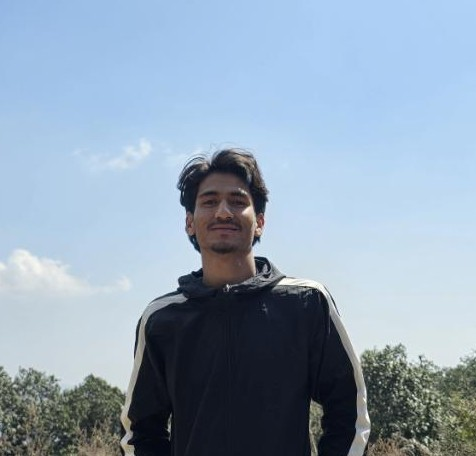
#> input picture semester-5/ip/lab/img/prakash.jpg, 476 x 456 px
$ jupyter execute 'Lab 4 - Logic Operations.ipynb'
#> lines starting #> are read from the running program, lines starting #| are printed output that depends on the picture; after the words box and inside, x2 and y2 are one past the last pixel; in counts of white or black regions, pixels touching at a corner belong together
<a href="https://colab.research.google.com/github/gunjanak/Digital_Image_processing/blob/main/1_Logic_operators.ipynb" target="_parent"></a>

# Theory

Logical operators are fundamental tools in digital image processing, enabling pixel-wise manipulation of images. The most common logical operations include AND, OR, and XOR, which are applied to corresponding pixels of two images. These operations are particularly useful for tasks such as masking, image blending, and feature extraction.

Let $A(x, y)$ and $B(x, y)$ represent the pixel values at position $(x, y)$ in two grayscale images.

- **AND Operation:**
    $$
    C(x, y) = A(x, y) \land B(x, y)
    $$
    Produces a result where a pixel is set only if the corresponding pixels in both input images are set. This is useful for extracting common features between two images.

- **OR Operation:**
    $$
    C(x, y) = A(x, y) \lor B(x, y)
    $$
    Produces a result where a pixel is set if the corresponding pixel in either input image is set. This operation is useful for combining features from both images.

- **XOR Operation:**
    $$
    C(x, y) = A(x, y) \oplus B(x, y)
    $$
    Produces a result where a pixel is set if the corresponding pixels in the input images are different. This highlights differences between two images.

Before applying these operations, images are typically converted to grayscale and resized to ensure they have the same dimensions. The operations are performed using NumPy arrays for efficient computation, and the results are converted back to image format for visualization.

[cell 1]
#import libraries
import numpy as np
from PIL import Image
import matplotlib.pyplot as plt

[cell 2]
#read the image
# reading image and converting to gray scale
img = Image.open('img/prakash.jpg').convert('L')
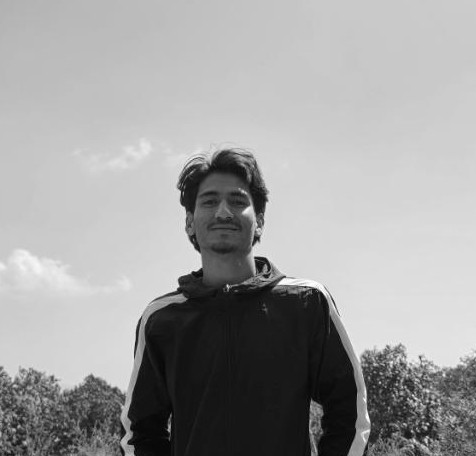
#> img: PIL image 476x456 L; min 1, max 255, mean 159.2
# display image
img

[cell 3]
img = img.resize((400,400), Image.Resampling.LANCZOS)
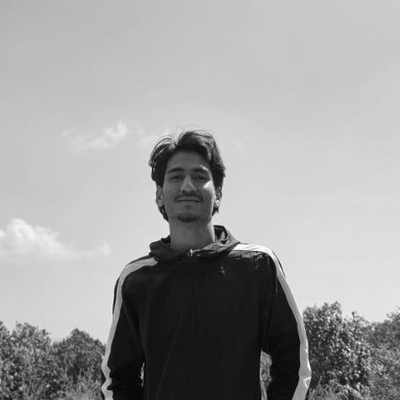
#> img: PIL image 400x400 L; min 0, max 255, mean 159.2
# convert to numpy array
numpy_image = np.array(img)

[cell 4]
#read the image
# reading image and converting to gray scale
img2 = Image.open('img/tiger.png').convert('L')
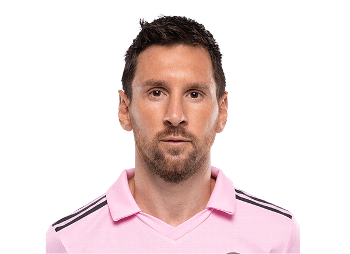
#> input picture semester-5/ip/lab/img/tiger.png, 350 x 254 px
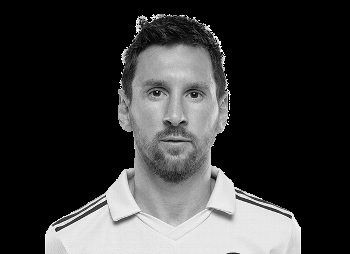
#> img2: PIL image 350x254 L; min 0, max 255, mean 57.7
# display image
img2

[cell 5]
img2 = img2.resize((400,400), Image.Resampling.LANCZOS)
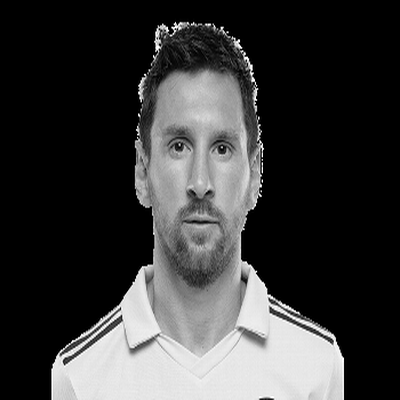
#> img2: PIL image 400x400 L; min 0, max 255, mean 57.8
# convert to numpy array
numpy_image2 = np.array(img2)

[cell 6]
# Logic AND
aa = numpy_image*numpy_image2
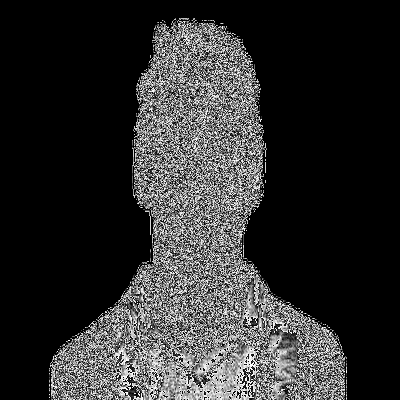
#> aa: shape (400, 400); min 0, max 255, mean 46.9
aa = Image.fromarray(aa)
aa = aa.convert("L")
aa

[cell 7]
# Logic OR
aa = numpy_image+numpy_image2
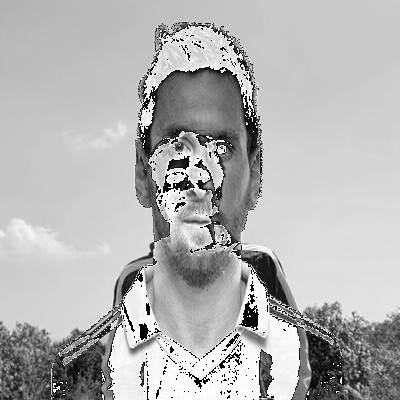
#> aa: shape (400, 400); min 0, max 255, mean 179.5
aa = Image.fromarray(aa)
aa = aa.convert("L")
aa

[cell 8]
#XOR
aa = np.logical_xor(numpy_image, numpy_image2)
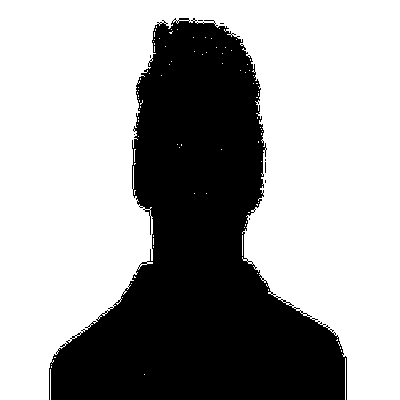
#> aa: shape (400, 400) bool; 64% white; 9 black regions (8 under 20 px), largest, box (x1, y1, x2, y2) and area: (49, 18, 347, 400) 57644
aa = Image.fromarray(aa)
aa = aa.convert("L")
aa
